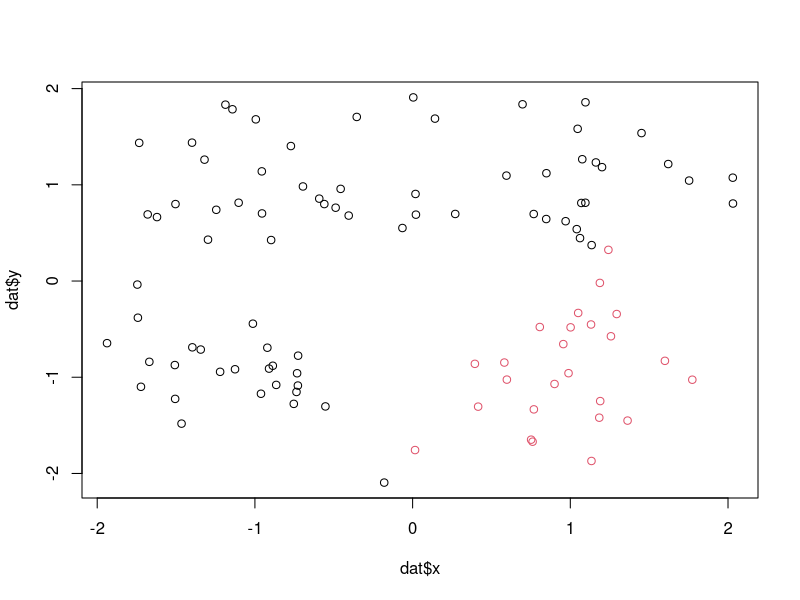
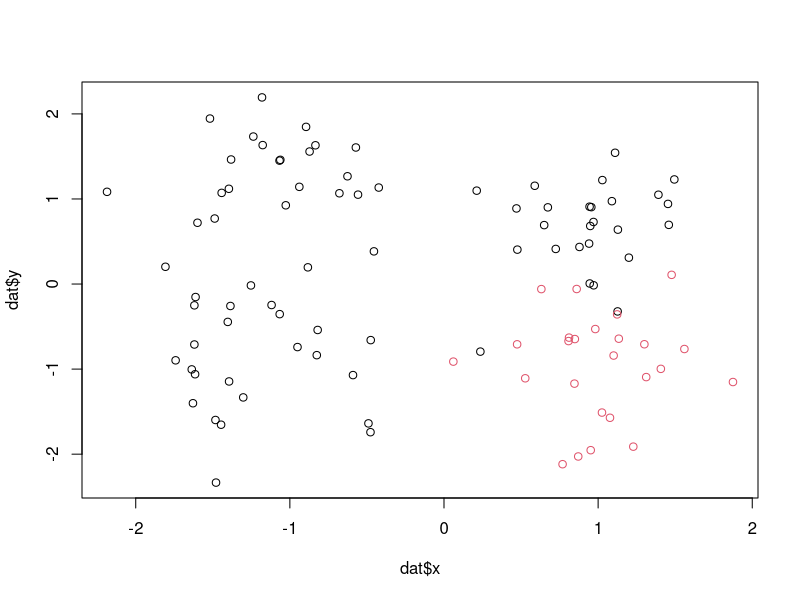
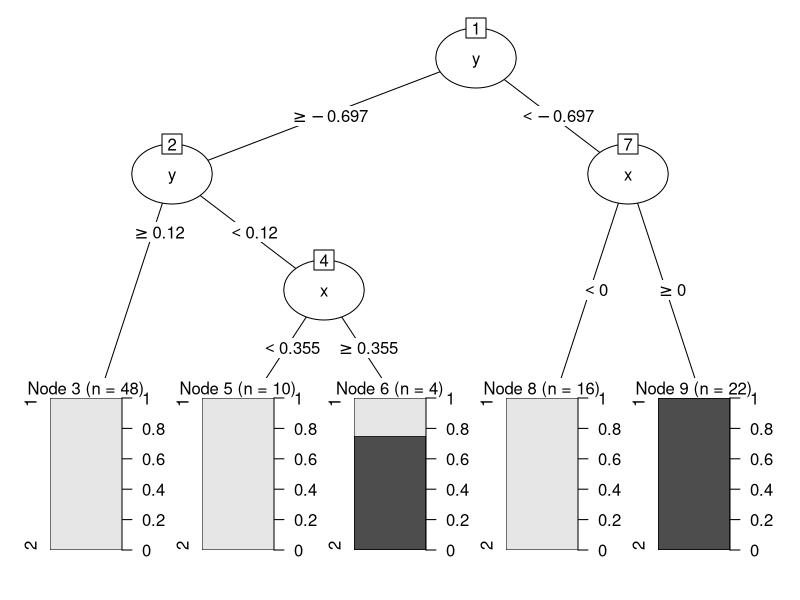

Write the R code that produced these figures, in order.
# ランダムフォレストを実行するためのパッケージ
# install.packages("ranger")  #--> dependencies = TRUEでrangerを動かすために必要なライブラリをインストールする
library(ranger)

# データの作成
dat <- read.csv("./data/split_demo.csv", fileEncoding = "utf-8")
dat$label <- as.factor(dat$label)
str(dat)


plot(dat$x, dat$y, col=dat$label)

#ランダムフォレストの実行
result <- ranger(formula = label~x+y,
                 data = dat,
                 mtry = 1,#------------------> バギングに追加した１工夫の計算
                 max.depth = 2, #------------> 決定木１つ１つのパラメータ
                 min.node.size = 20, #-------> ノードを分割する最小の値
                 write.forest = TRUE, #------> 後で予測を行う場合にはTRUEにする。
                 importance = "impurity", #--> 変数貢献度を計算する指標。ここでは不純度を下げる＝貢献
                 classification = TRUE) #----> 回帰か分類かを指定する。
result


# 決定木分析の不安定性
library(MASS)
library(ggplot2)

# 乱数によるデータ作成を行う関数

sample_demo <- function(){
  A1 <- mvrnorm(n=25, mu=c(1,1), Sigma = 0.25*diag(2))  # -->共分散行列を作成してる
  A2 <- mvrnorm(n=25, mu=c(-1,-1), Sigma = 0.25*diag(2)) 
  A3 <- mvrnorm(n=25, mu=c(-1,1), Sigma = 0.25*diag(2)) 
  B1 <- mvrnorm(n=25, mu=c(1,-1), Sigma = 0.25*diag(2)) 
  
  X <- rbind(A1, A2, A3, B1)
  label <- rep(c(1,2), c(75, 25))#----------------------------> 25個づつサンプルデータを作っている、最後の１つだけラベルを変えたい
  dat <- data.frame(x=X[,1], y=X[,2], label=label)
  return(dat)
}
dat <- sample_demo()
plot(dat$x, dat$y, col=dat$label)


# 決定木でやってみる
library(rpart)
library(partykit)

# 以下の繰り返すと毎回違う結果が出てくる --> 全く異なる見た目の木が作られる事がある、ノイズが要因
dat <- sample_demo()
dat$label <- as.factor(dat$label)

result <- rpart(formula = label~x+y,
                data = dat,
                method = "class",
                control = rpart.control(maxdepth = 3, minsplit = 10, minbucket = 3))
plot(as.party(result))
# ただし、この性質があるからこそ決定木をたくさん作る事が解決方法だという事が見えてくる
# たくさん作ると、作られる決定木に多様性が生まれる事が期待できる
# 最終的に多数決がしたい。せっかく多数決するなら多様性があることはメリットになる
# 弱学習器を決定木で作るのはこれが理由！
# 一時流行った：今は勾配ブースティングという手法がブーム


# ランダムフォレストの別パッケージ
install.packages("randomForest")
library(randomForest)

dat <- sample_demo()
dat$label <- as.factor(dat$label)
randomForest(label~x+y, data=dat, ntrees=500, mtry=1)



# ブートストラップをやってみる
demo <- data.frame(x = 2*(1:5), y = 3*(1:5))
demo

idx_sample <- sample(x = 1:5, 
                     size = 5, #---------> データのサイズに合わせる
                     replace = TRUE) #---> 復元抽出
demo_bootstrap <- demo[idx_sample, ]
demo_bootstrap
